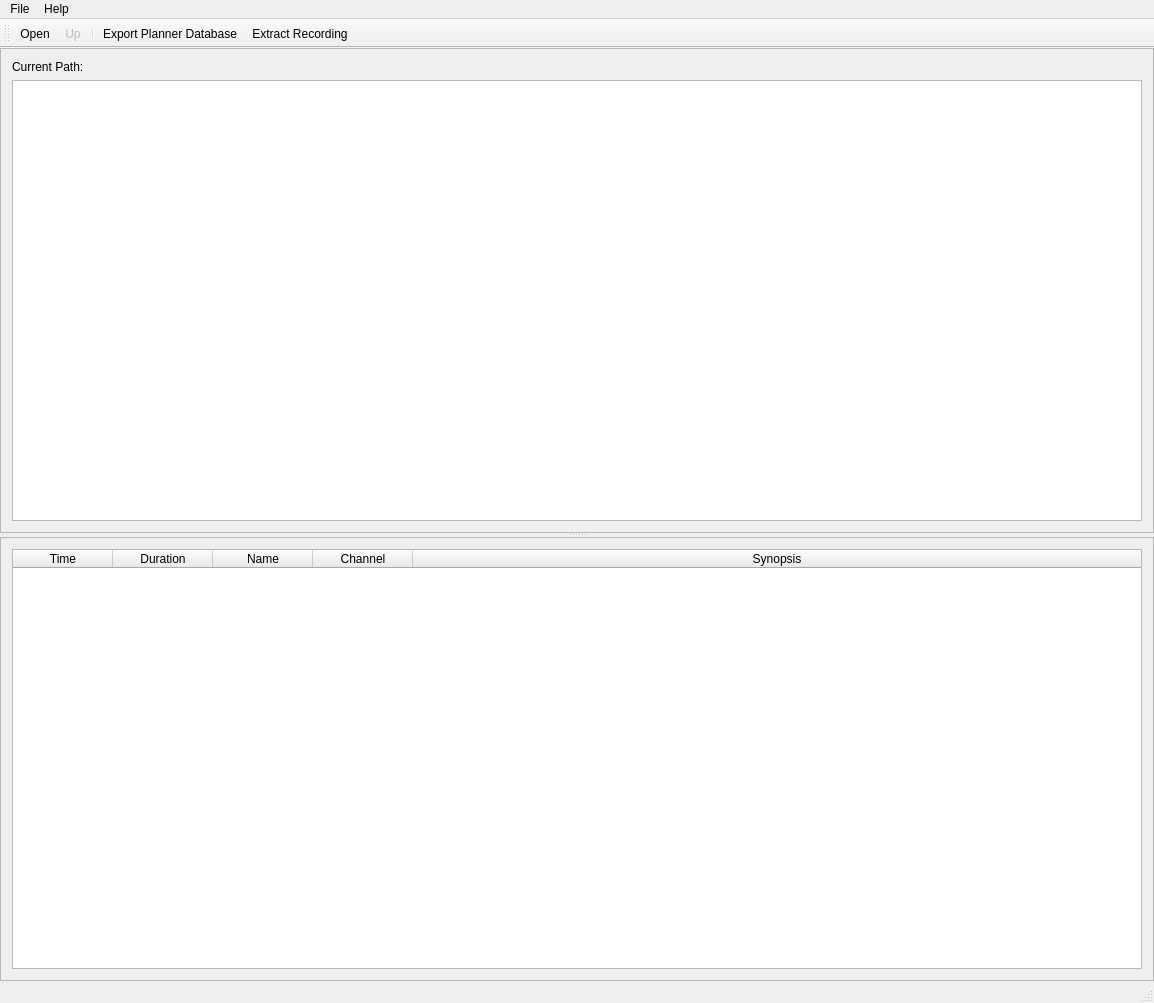
<?xml version="1.0" encoding="UTF-8"?>
<ui version="4.0">
 <class>MainWindow</class>
 <widget class="QMainWindow" name="MainWindow">
  <property name="geometry">
   <rect>
    <x>0</x>
    <y>0</y>
    <width>1154</width>
    <height>1003</height>
   </rect>
  </property>
  <property name="windowTitle">
   <string>XTVFS Reader</string>
  </property>
  <widget class="QWidget" name="centralWidget">
   <layout class="QVBoxLayout" name="verticalLayout_2">
    <property name="spacing">
     <number>0</number>
    </property>
    <property name="leftMargin">
     <number>0</number>
    </property>
    <property name="topMargin">
     <number>0</number>
    </property>
    <property name="rightMargin">
     <number>0</number>
    </property>
    <property name="bottomMargin">
     <number>0</number>
    </property>
    <item>
     <widget class="QSplitter" name="splitter">
      <property name="orientation">
       <enum>Qt::Vertical</enum>
      </property>
      <widget class="QFrame" name="FilesystemFrame">
       <property name="frameShape">
        <enum>QFrame::StyledPanel</enum>
       </property>
       <property name="frameShadow">
        <enum>QFrame::Raised</enum>
       </property>
       <layout class="QGridLayout" name="gridLayout">
        <item row="0" column="0">
         <widget class="QLabel" name="label_2">
          <property name="text">
           <string>Current Path:</string>
          </property>
         </widget>
        </item>
        <item row="0" column="1">
         <widget class="QLabel" name="pathLbl">
          <property name="sizePolicy">
           <sizepolicy hsizetype="Expanding" vsizetype="Preferred">
            <horstretch>0</horstretch>
            <verstretch>0</verstretch>
           </sizepolicy>
          </property>
          <property name="text">
           <string/>
          </property>
         </widget>
        </item>
        <item row="1" column="0" colspan="2">
         <widget class="QTableWidget" name="tableWidget">
          <property name="editTriggers">
           <set>QAbstractItemView::NoEditTriggers</set>
          </property>
          <property name="selectionMode">
           <enum>QAbstractItemView::SingleSelection</enum>
          </property>
          <property name="selectionBehavior">
           <enum>QAbstractItemView::SelectRows</enum>
          </property>
         </widget>
        </item>
       </layout>
      </widget>
      <widget class="QFrame" name="SkyDBFrame">
       <property name="frameShape">
        <enum>QFrame::StyledPanel</enum>
       </property>
       <property name="frameShadow">
        <enum>QFrame::Raised</enum>
       </property>
       <layout class="QVBoxLayout" name="verticalLayout">
        <item>
         <widget class="QTableWidget" name="recordingsTW">
          <property name="selectionBehavior">
           <enum>QAbstractItemView::SelectRows</enum>
          </property>
          <property name="sortingEnabled">
           <bool>true</bool>
          </property>
          <attribute name="horizontalHeaderStretchLastSection">
           <bool>true</bool>
          </attribute>
          <column>
           <property name="text">
            <string>Time</string>
           </property>
          </column>
          <column>
           <property name="text">
            <string>Duration</string>
           </property>
          </column>
          <column>
           <property name="text">
            <string>Name</string>
           </property>
          </column>
          <column>
           <property name="text">
            <string>Channel</string>
           </property>
          </column>
          <column>
           <property name="text">
            <string>Synopsis</string>
           </property>
          </column>
         </widget>
        </item>
       </layout>
      </widget>
     </widget>
    </item>
   </layout>
  </widget>
  <widget class="QMenuBar" name="menuBar">
   <property name="geometry">
    <rect>
     <x>0</x>
     <y>0</y>
     <width>1154</width>
     <height>21</height>
    </rect>
   </property>
   <widget class="QMenu" name="menuFile">
    <property name="title">
     <string>File</string>
    </property>
    <addaction name="actionOpen"/>
    <addaction name="separator"/>
    <addaction name="actionExit"/>
   </widget>
   <widget class="QMenu" name="menuHelp">
    <property name="title">
     <string>Help</string>
    </property>
    <addaction name="actionAbout_XTVFS_Reader"/>
   </widget>
   <addaction name="menuFile"/>
   <addaction name="menuHelp"/>
  </widget>
  <widget class="QToolBar" name="mainToolBar">
   <attribute name="toolBarArea">
    <enum>TopToolBarArea</enum>
   </attribute>
   <attribute name="toolBarBreak">
    <bool>false</bool>
   </attribute>
   <addaction name="actionOpen"/>
   <addaction name="actionUp"/>
   <addaction name="separator"/>
   <addaction name="actionExport_Planner_Database"/>
   <addaction name="actionExtract_Recording"/>
  </widget>
  <widget class="QStatusBar" name="statusBar"/>
  <action name="actionOpen">
   <property name="text">
    <string>Open...</string>
   </property>
   <property name="toolTip">
    <string>Open a FAT32 or XTVFS image file</string>
   </property>
  </action>
  <action name="actionUp">
   <property name="enabled">
    <bool>false</bool>
   </property>
   <property name="text">
    <string>Up</string>
   </property>
   <property name="toolTip">
    <string>Traverse to the parent directory</string>
   </property>
  </action>
  <action name="actionAbout_XTVFS_Reader">
   <property name="text">
    <string>About XTVFS Reader...</string>
   </property>
  </action>
  <action name="actionExtract_Recording">
   <property name="text">
    <string>Extract Recording</string>
   </property>
  </action>
  <action name="actionExport_Planner_Database">
   <property name="text">
    <string>Export Planner Database</string>
   </property>
  </action>
  <action name="actionExit">
   <property name="text">
    <string>Exit</string>
   </property>
  </action>
 </widget>
 <layoutdefault spacing="6" margin="11"/>
 <resources/>
 <connections/>
</ui>
